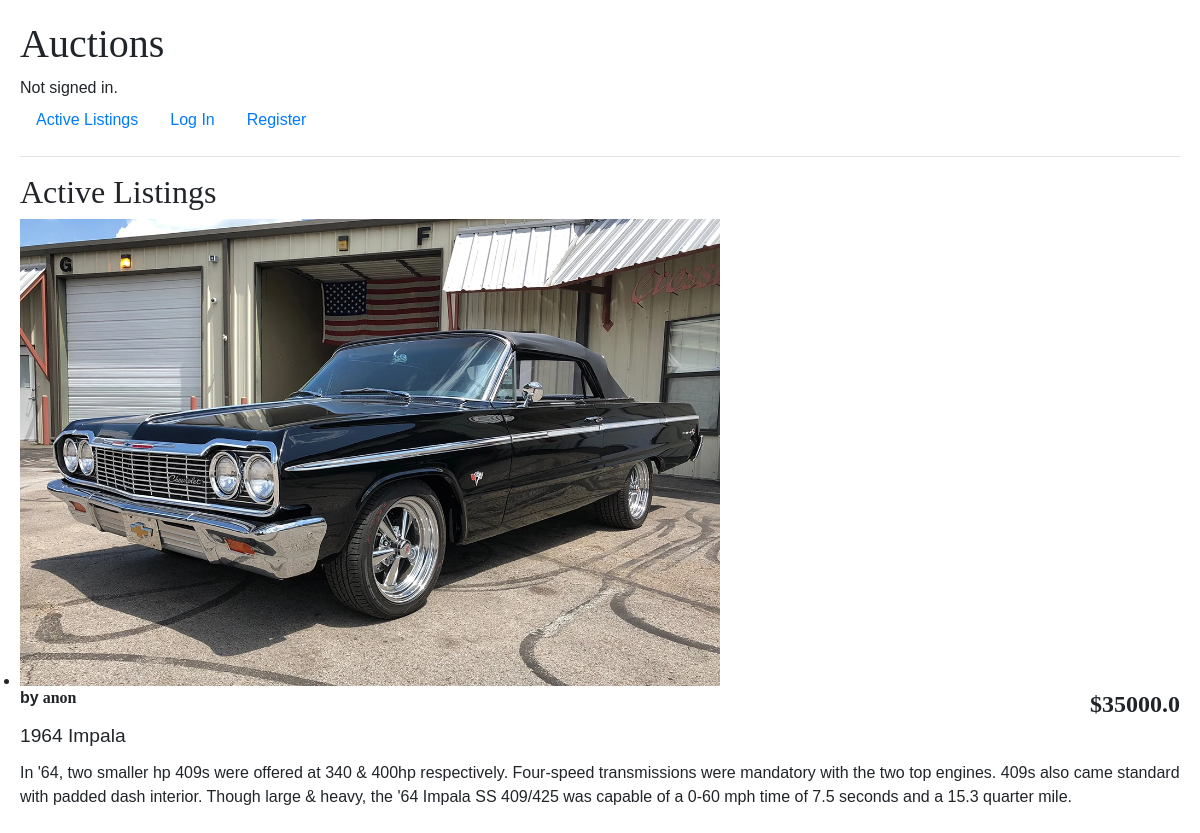
The page / on the database its author committed.
### auctions/models.py (models this page shows, shortened)
class AuctionListing(models.Model):
    user = models.ForeignKey(User, on_delete=models.CASCADE, related_name="user_listings")
    w_users = models.ManyToManyField(User, blank=True, related_name="watchlist")
    title = models.CharField(max_length=128)
    description = models.TextField(null=True)
    image = models.ImageField(upload_to='pics', null=True)
    category = models.ForeignKey('AuctionCategory', on_delete=models.SET_NULL, null=True, related_name="ac_listings")
    bid = models.FloatField()
    active = models.BooleanField(default=True)
    winner = models.ForeignKey(User, on_delete=models.SET_NULL, null=True, related_name="won_listings")

class User(AbstractUser):
    def __str__(self):
        return f"{self.id}: {self.username}"

### auctions/views.py (the view)
# urls.py: path("", views.index, name="index"),
def index(request):
    active_listings = AuctionListing.objects.all().filter(active=True)
    return render(request, "auctions/index.html", {
        'active_listings': active_listings,
    })

### auctions/templates/auctions/index.html
{% extends "auctions/layout.html" %}
{% block body %}
    <h2>Active Listings</h2>
    <ul id="active_listings">
        {% for listing in active_listings %}
            <li class="listing">
                <a href="">
                    <div class="image-box">
                        <img src="{{ listing.image.url }}" alt="{{ listing.title }}">
                    </div>
                </a>
                <div class="info">
                    <div class="top">
                        <div class="byuser"><strong>by</strong> {{ listing.user.username }}</div>
                        <div class="price"><strong></strong> ${{ listing.bid }} </div>
                    </div>
                    <div class="title">{{ listing.title }}</div>
                    <div class="dsc">{{ listing.description }}</div>
                </div>
            </li>
        {% endfor %}
    </ul>
{% endblock %}

### auctions/static/auctions/styles.css (style rules this page uses)
* { box-sizing: border-box; margin: 0; padding: 0; font-family: Verdana, Geneva, Tahoma, sans-serif; }
h1, h2 { font-family: Georgia, 'Times New Roman', Times, serif; }
body { padding: 20px; }
.listing .image-box { max-width: 700px; display: flex; }
.listing .image-box img { flex: 1; width: 200px; }
.listing .info { display: flex; flex-direction: column; }
.info .top { display: flex; justify-content: space-between; }
.top .byuser { font-weight: bold; font-family: Georgia, 'Times New Roman', Times, serif; }
.top .price { font-weight: bold; font-family: Georgia, 'Times New Roman', Times, serif; font-size: 1.5em; }
.info .title { margin-bottom: 10px; font-size: 1.2em; white-space: nowrap; overflow: hidden; text-overflow: ellipsis; }
.info .dsc { max-height: 100px; overflow-y: auto; }

### rows shown on the page
AuctionListing: image (picture), user.username "anon", bid "35000.0", title "1964 Impala", description "In '64, two smaller hp 409s were offered at 340 & 400hp respectively. Four-speed transmissions were mandatory with the two top engines. 409s also came standard with padded dash interior. Though large & heavy, the '64 Impala SS 409/425 was capable of a 0-60 mph time of 7.5 seconds and a 15.3 quarter mile."
